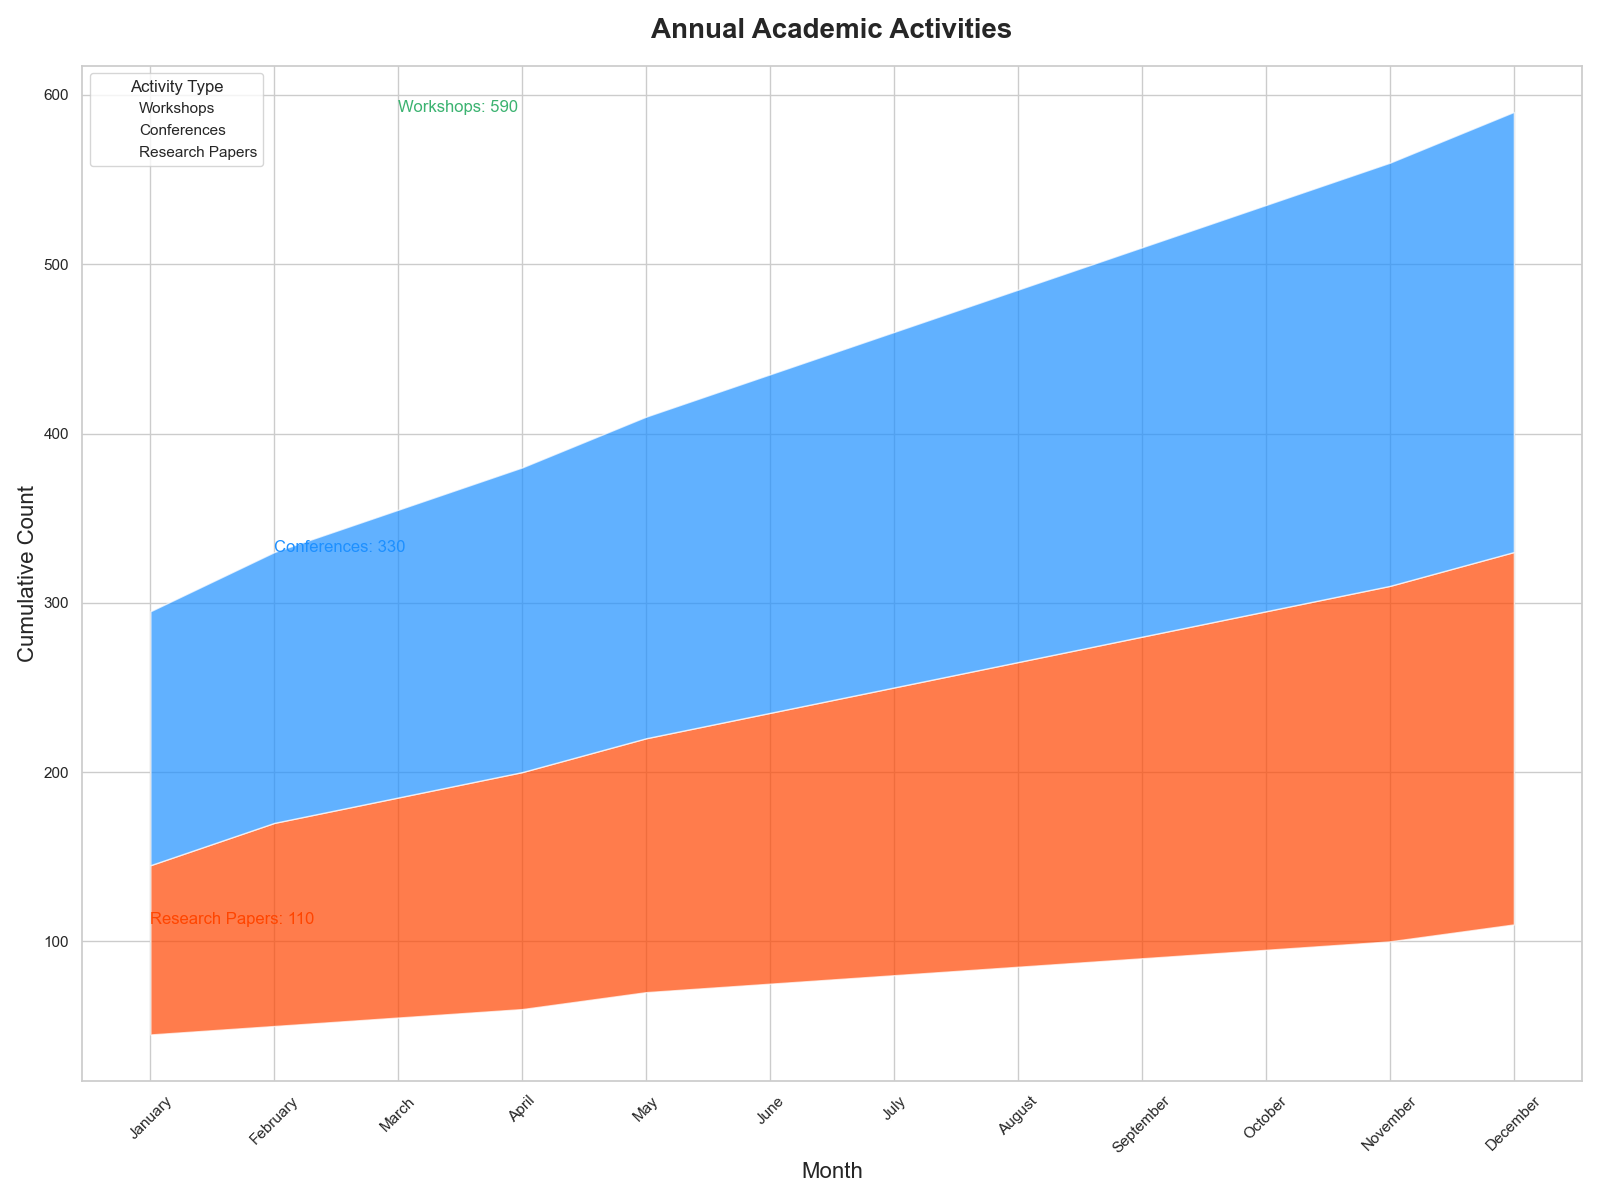

This chart was generated by the following Python code:

import pandas as pd
import seaborn as sns
import matplotlib.pyplot as plt

# Create dataframe
data = {
    'Month': ['January', 'February', 'March', 'April', 'May', 'June', 'July', 'August', 'September', 'October', 'November', 'December'],
    'Research Papers': [45, 50, 55, 60, 70, 75, 80, 85, 90, 95, 100, 110],
    'Conferences': [100, 120, 130, 140, 150, 160, 170, 180, 190, 200, 210, 220],
    'Workshops': [150, 160, 170, 180, 190, 200, 210, 220, 230, 240, 250, 260]
}
df = pd.DataFrame(data)
df = df.set_index('Month')

# Plot stacked area chart
plt.figure(figsize=(16, 12))
sns.set_theme(style="whitegrid")
pal = ["#FF4500", "#1E90FF", "#3CB371"]

# Cumulate the values
df_cum = df.cumsum(axis=1)

# Plot the lines to create a stacked effect
for i in range(len(df.columns)-1, -1, -1):
    sns.lineplot(data=df_cum[df.columns[i]], label=df.columns[i], color=pal[i], linewidth=0)

# Fill the area between the lines
for i in range(len(df.columns)-1):
    plt.fill_between(df.index, df_cum.iloc[:, i], df_cum.iloc[:, i+1], facecolor=pal[i], alpha=0.7)

# Annotation
for idx, value in enumerate(df_cum.iloc[-1]):
    plt.text(df_cum.index[idx], value, f'{df.columns[idx]}: {value}', horizontalalignment='left', size='medium', color=pal[idx])

# Customize chart
plt.title("Annual Academic Activities", fontsize=20, fontweight='bold', pad=20)
plt.xlabel("Month", fontsize=16)
plt.ylabel("Cumulative Count", fontsize=16)
plt.xticks(rotation=45)
plt.legend(title='Activity Type', loc='upper left')

# Show the chart
plt.tight_layout()
plt.show()
